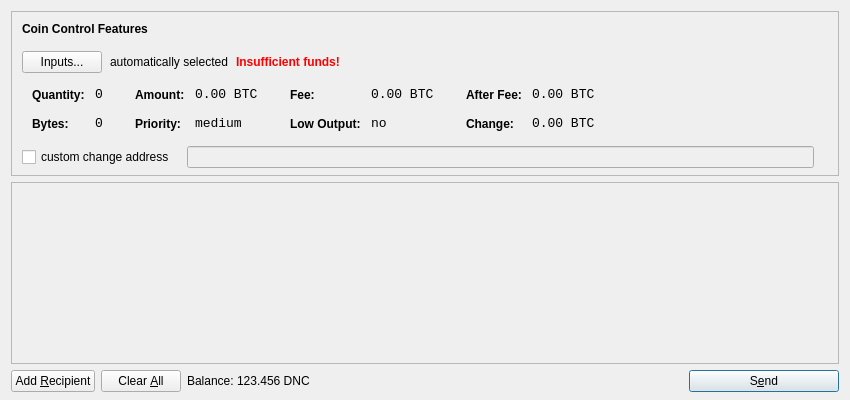
<?xml version="1.0" encoding="UTF-8"?>
<ui version="4.0">
 <class>SendCoinsDialog</class>
 <widget class="QDialog" name="SendCoinsDialog">
  <property name="geometry">
   <rect>
    <x>0</x>
    <y>0</y>
    <width>850</width>
    <height>400</height>
   </rect>
  </property>
  <property name="windowTitle">
   <string>Send Coins</string>
  </property>
  <layout class="QVBoxLayout" name="verticalLayout" stretch="0,1,0">
   <property name="bottomMargin">
    <number>8</number>
   </property>
   <item>
    <widget class="QFrame" name="frameCoinControl">
     <property name="sizePolicy">
      <sizepolicy hsizetype="Expanding" vsizetype="Expanding">
       <horstretch>0</horstretch>
       <verstretch>0</verstretch>
      </sizepolicy>
     </property>
     <property name="maximumSize">
      <size>
       <width>16777215</width>
       <height>16777215</height>
      </size>
     </property>
     <property name="frameShape">
      <enum>QFrame::StyledPanel</enum>
     </property>
     <property name="frameShadow">
      <enum>QFrame::Sunken</enum>
     </property>
     <layout class="QVBoxLayout" name="verticalLayoutCoinControl2">
      <property name="spacing">
       <number>-1</number>
      </property>
      <property name="leftMargin">
       <number>0</number>
      </property>
      <property name="topMargin">
       <number>0</number>
      </property>
      <property name="rightMargin">
       <number>0</number>
      </property>
      <property name="bottomMargin">
       <number>6</number>
      </property>
      <item>
       <layout class="QVBoxLayout" name="verticalLayoutCoinControl" stretch="0,0,0,0,1">
        <property name="spacing">
         <number>0</number>
        </property>
        <property name="leftMargin">
         <number>10</number>
        </property>
        <property name="topMargin">
         <number>10</number>
        </property>
        <item>
         <layout class="QHBoxLayout" name="horizontalLayoutCoinControl1">
          <property name="bottomMargin">
           <number>15</number>
          </property>
          <item>
           <widget class="QLabel" name="labelCoinControlFeatures">
            <property name="sizePolicy">
             <sizepolicy hsizetype="Preferred" vsizetype="Maximum">
              <horstretch>0</horstretch>
              <verstretch>0</verstretch>
             </sizepolicy>
            </property>
            <property name="font">
             <font>
              <weight>75</weight>
              <bold>true</bold>
             </font>
            </property>
            <property name="styleSheet">
             <string notr="true">font-weight:bold;</string>
            </property>
            <property name="text">
             <string>Coin Control Features</string>
            </property>
           </widget>
          </item>
         </layout>
        </item>
        <item>
         <layout class="QHBoxLayout" name="horizontalLayoutCoinControl2" stretch="0,0,0,0">
          <property name="spacing">
           <number>8</number>
          </property>
          <property name="bottomMargin">
           <number>10</number>
          </property>
          <item>
           <widget class="QPushButton" name="pushButtonCoinControl">
            <property name="styleSheet">
             <string notr="true"/>
            </property>
            <property name="text">
             <string>Inputs...</string>
            </property>
           </widget>
          </item>
          <item>
           <widget class="QLabel" name="labelCoinControlAutomaticallySelected">
            <property name="text">
             <string>automatically selected</string>
            </property>
            <property name="margin">
             <number>5</number>
            </property>
           </widget>
          </item>
          <item>
           <widget class="QLabel" name="labelCoinControlInsuffFunds">
            <property name="font">
             <font>
              <weight>75</weight>
              <bold>true</bold>
             </font>
            </property>
            <property name="styleSheet">
             <string notr="true">color:red;font-weight:bold;</string>
            </property>
            <property name="text">
             <string>Insufficient funds!</string>
            </property>
            <property name="margin">
             <number>5</number>
            </property>
           </widget>
          </item>
          <item>
           <spacer name="horizontalSpacerCoinControl">
            <property name="orientation">
             <enum>Qt::Horizontal</enum>
            </property>
            <property name="sizeHint" stdset="0">
             <size>
              <width>40</width>
              <height>1</height>
             </size>
            </property>
           </spacer>
          </item>
         </layout>
        </item>
        <item>
         <widget class="QWidget" name="widgetCoinControl" native="true">
          <property name="sizePolicy">
           <sizepolicy hsizetype="Preferred" vsizetype="Preferred">
            <horstretch>0</horstretch>
            <verstretch>0</verstretch>
           </sizepolicy>
          </property>
          <property name="minimumSize">
           <size>
            <width>0</width>
            <height>0</height>
           </size>
          </property>
          <property name="styleSheet">
           <string notr="true"/>
          </property>
          <layout class="QHBoxLayout" name="horizontalLayoutCoinControl5">
           <property name="margin">
            <number>0</number>
           </property>
           <item>
            <layout class="QHBoxLayout" name="horizontalLayoutCoinControl3" stretch="0,0,0,1">
             <property name="spacing">
              <number>20</number>
             </property>
             <property name="topMargin">
              <number>0</number>
             </property>
             <property name="bottomMargin">
              <number>10</number>
             </property>
             <item>
              <layout class="QFormLayout" name="formLayoutCoinControl1">
               <property name="horizontalSpacing">
                <number>10</number>
               </property>
               <property name="verticalSpacing">
                <number>14</number>
               </property>
               <property name="leftMargin">
                <number>10</number>
               </property>
               <property name="topMargin">
                <number>4</number>
               </property>
               <property name="rightMargin">
                <number>6</number>
               </property>
               <item row="0" column="0">
                <widget class="QLabel" name="labelCoinControlQuantityText">
                 <property name="styleSheet">
                  <string notr="true">font-weight:bold;</string>
                 </property>
                 <property name="text">
                  <string>Quantity:</string>
                 </property>
                 <property name="margin">
                  <number>0</number>
                 </property>
                </widget>
               </item>
               <item row="0" column="1">
                <widget class="QLabel" name="labelCoinControlQuantity">
                 <property name="font">
                  <font>
                   <family>Monospace</family>
                   <pointsize>10</pointsize>
                  </font>
                 </property>
                 <property name="cursor">
                  <cursorShape>IBeamCursor</cursorShape>
                 </property>
                 <property name="contextMenuPolicy">
                  <enum>Qt::ActionsContextMenu</enum>
                 </property>
                 <property name="text">
                  <string notr="true">0</string>
                 </property>
                 <property name="margin">
                  <number>0</number>
                 </property>
                 <property name="textInteractionFlags">
                  <set>Qt::LinksAccessibleByMouse|Qt::TextSelectableByKeyboard|Qt::TextSelectableByMouse</set>
                 </property>
                </widget>
               </item>
               <item row="1" column="0">
                <widget class="QLabel" name="labelCoinControlBytesText">
                 <property name="styleSheet">
                  <string notr="true">font-weight:bold;</string>
                 </property>
                 <property name="text">
                  <string>Bytes:</string>
                 </property>
                </widget>
               </item>
               <item row="1" column="1">
                <widget class="QLabel" name="labelCoinControlBytes">
                 <property name="font">
                  <font>
                   <family>Monospace</family>
                   <pointsize>10</pointsize>
                  </font>
                 </property>
                 <property name="cursor">
                  <cursorShape>IBeamCursor</cursorShape>
                 </property>
                 <property name="contextMenuPolicy">
                  <enum>Qt::ActionsContextMenu</enum>
                 </property>
                 <property name="text">
                  <string notr="true">0</string>
                 </property>
                 <property name="textInteractionFlags">
                  <set>Qt::LinksAccessibleByMouse|Qt::TextSelectableByKeyboard|Qt::TextSelectableByMouse</set>
                 </property>
                </widget>
               </item>
              </layout>
             </item>
             <item>
              <layout class="QFormLayout" name="formLayoutCoinControl2">
               <property name="horizontalSpacing">
                <number>10</number>
               </property>
               <property name="verticalSpacing">
                <number>14</number>
               </property>
               <property name="leftMargin">
                <number>6</number>
               </property>
               <property name="topMargin">
                <number>4</number>
               </property>
               <property name="rightMargin">
                <number>6</number>
               </property>
               <item row="0" column="0">
                <widget class="QLabel" name="labelCoinControlAmountText">
                 <property name="styleSheet">
                  <string notr="true">font-weight:bold;</string>
                 </property>
                 <property name="text">
                  <string>Amount:</string>
                 </property>
                 <property name="margin">
                  <number>0</number>
                 </property>
                </widget>
               </item>
               <item row="0" column="1">
                <widget class="QLabel" name="labelCoinControlAmount">
                 <property name="font">
                  <font>
                   <family>Monospace</family>
                   <pointsize>10</pointsize>
                  </font>
                 </property>
                 <property name="cursor">
                  <cursorShape>IBeamCursor</cursorShape>
                 </property>
                 <property name="contextMenuPolicy">
                  <enum>Qt::ActionsContextMenu</enum>
                 </property>
                 <property name="text">
                  <string notr="true">0.00 BTC</string>
                 </property>
                 <property name="textInteractionFlags">
                  <set>Qt::LinksAccessibleByMouse|Qt::TextSelectableByKeyboard|Qt::TextSelectableByMouse</set>
                 </property>
                </widget>
               </item>
               <item row="1" column="0">
                <widget class="QLabel" name="labelCoinControlPriorityText">
                 <property name="styleSheet">
                  <string notr="true">font-weight:bold;</string>
                 </property>
                 <property name="text">
                  <string>Priority:</string>
                 </property>
                </widget>
               </item>
               <item row="1" column="1">
                <widget class="QLabel" name="labelCoinControlPriority">
                 <property name="font">
                  <font>
                   <family>Monospace</family>
                   <pointsize>10</pointsize>
                  </font>
                 </property>
                 <property name="cursor">
                  <cursorShape>IBeamCursor</cursorShape>
                 </property>
                 <property name="contextMenuPolicy">
                  <enum>Qt::ActionsContextMenu</enum>
                 </property>
                 <property name="text">
                  <string>medium</string>
                 </property>
                 <property name="textInteractionFlags">
                  <set>Qt::LinksAccessibleByMouse|Qt::TextSelectableByKeyboard|Qt::TextSelectableByMouse</set>
                 </property>
                </widget>
               </item>
              </layout>
             </item>
             <item>
              <layout class="QFormLayout" name="formLayoutCoinControl3">
               <property name="horizontalSpacing">
                <number>10</number>
               </property>
               <property name="verticalSpacing">
                <number>14</number>
               </property>
               <property name="leftMargin">
                <number>6</number>
               </property>
               <property name="topMargin">
                <number>4</number>
               </property>
               <property name="rightMargin">
                <number>6</number>
               </property>
               <item row="0" column="0">
                <widget class="QLabel" name="labelCoinControlFeeText">
                 <property name="styleSheet">
                  <string notr="true">font-weight:bold;</string>
                 </property>
                 <property name="text">
                  <string>Fee:</string>
                 </property>
                 <property name="margin">
                  <number>0</number>
                 </property>
                </widget>
               </item>
               <item row="0" column="1">
                <widget class="QLabel" name="labelCoinControlFee">
                 <property name="font">
                  <font>
                   <family>Monospace</family>
                   <pointsize>10</pointsize>
                  </font>
                 </property>
                 <property name="cursor">
                  <cursorShape>IBeamCursor</cursorShape>
                 </property>
                 <property name="contextMenuPolicy">
                  <enum>Qt::ActionsContextMenu</enum>
                 </property>
                 <property name="text">
                  <string notr="true">0.00 BTC</string>
                 </property>
                 <property name="textInteractionFlags">
                  <set>Qt::LinksAccessibleByMouse|Qt::TextSelectableByKeyboard|Qt::TextSelectableByMouse</set>
                 </property>
                </widget>
               </item>
               <item row="1" column="0">
                <widget class="QLabel" name="labelCoinControlLowOutputText">
                 <property name="styleSheet">
                  <string notr="true">font-weight:bold;</string>
                 </property>
                 <property name="text">
                  <string>Low Output:</string>
                 </property>
                </widget>
               </item>
               <item row="1" column="1">
                <widget class="QLabel" name="labelCoinControlLowOutput">
                 <property name="font">
                  <font>
                   <family>Monospace</family>
                   <pointsize>10</pointsize>
                  </font>
                 </property>
                 <property name="cursor">
                  <cursorShape>IBeamCursor</cursorShape>
                 </property>
                 <property name="contextMenuPolicy">
                  <enum>Qt::ActionsContextMenu</enum>
                 </property>
                 <property name="text">
                  <string>no</string>
                 </property>
                 <property name="textInteractionFlags">
                  <set>Qt::LinksAccessibleByMouse|Qt::TextSelectableByKeyboard|Qt::TextSelectableByMouse</set>
                 </property>
                </widget>
               </item>
              </layout>
             </item>
             <item>
              <layout class="QFormLayout" name="formLayoutCoinControl4">
               <property name="horizontalSpacing">
                <number>10</number>
               </property>
               <property name="verticalSpacing">
                <number>14</number>
               </property>
               <property name="leftMargin">
                <number>6</number>
               </property>
               <property name="topMargin">
                <number>4</number>
               </property>
               <property name="rightMargin">
                <number>6</number>
               </property>
               <item row="0" column="0">
                <widget class="QLabel" name="labelCoinControlAfterFeeText">
                 <property name="styleSheet">
                  <string notr="true">font-weight:bold;</string>
                 </property>
                 <property name="text">
                  <string>After Fee:</string>
                 </property>
                 <property name="margin">
                  <number>0</number>
                 </property>
                </widget>
               </item>
               <item row="0" column="1">
                <widget class="QLabel" name="labelCoinControlAfterFee">
                 <property name="font">
                  <font>
                   <family>Monospace</family>
                   <pointsize>10</pointsize>
                  </font>
                 </property>
                 <property name="cursor">
                  <cursorShape>IBeamCursor</cursorShape>
                 </property>
                 <property name="contextMenuPolicy">
                  <enum>Qt::ActionsContextMenu</enum>
                 </property>
                 <property name="text">
                  <string notr="true">0.00 BTC</string>
                 </property>
                 <property name="textInteractionFlags">
                  <set>Qt::LinksAccessibleByMouse|Qt::TextSelectableByKeyboard|Qt::TextSelectableByMouse</set>
                 </property>
                </widget>
               </item>
               <item row="1" column="0">
                <widget class="QLabel" name="labelCoinControlChangeText">
                 <property name="styleSheet">
                  <string notr="true">font-weight:bold;</string>
                 </property>
                 <property name="text">
                  <string>Change:</string>
                 </property>
                </widget>
               </item>
               <item row="1" column="1">
                <widget class="QLabel" name="labelCoinControlChange">
                 <property name="font">
                  <font>
                   <family>Monospace</family>
                   <pointsize>10</pointsize>
                  </font>
                 </property>
                 <property name="cursor">
                  <cursorShape>IBeamCursor</cursorShape>
                 </property>
                 <property name="contextMenuPolicy">
                  <enum>Qt::ActionsContextMenu</enum>
                 </property>
                 <property name="text">
                  <string notr="true">0.00 BTC</string>
                 </property>
                 <property name="textInteractionFlags">
                  <set>Qt::LinksAccessibleByMouse|Qt::TextSelectableByKeyboard|Qt::TextSelectableByMouse</set>
                 </property>
                </widget>
               </item>
              </layout>
             </item>
            </layout>
           </item>
          </layout>
         </widget>
        </item>
        <item>
         <layout class="QHBoxLayout" name="horizontalLayoutCoinControl4" stretch="0,0,0">
          <property name="spacing">
           <number>12</number>
          </property>
          <property name="sizeConstraint">
           <enum>QLayout::SetDefaultConstraint</enum>
          </property>
          <property name="topMargin">
           <number>5</number>
          </property>
          <property name="rightMargin">
           <number>5</number>
          </property>
          <item>
           <widget class="QCheckBox" name="checkBoxCoinControlChange">
            <property name="text">
             <string>custom change address</string>
            </property>
           </widget>
          </item>
          <item>
           <widget class="QLineEdit" name="lineEditCoinControlChange">
            <property name="enabled">
             <bool>false</bool>
            </property>
            <property name="sizePolicy">
             <sizepolicy hsizetype="Expanding" vsizetype="Fixed">
              <horstretch>0</horstretch>
              <verstretch>0</verstretch>
             </sizepolicy>
            </property>
           </widget>
          </item>
          <item>
           <widget class="QLabel" name="labelCoinControlChangeLabel">
            <property name="sizePolicy">
             <sizepolicy hsizetype="Preferred" vsizetype="Expanding">
              <horstretch>0</horstretch>
              <verstretch>0</verstretch>
             </sizepolicy>
            </property>
            <property name="minimumSize">
             <size>
              <width>0</width>
              <height>0</height>
             </size>
            </property>
            <property name="text">
             <string/>
            </property>
            <property name="margin">
             <number>3</number>
            </property>
           </widget>
          </item>
         </layout>
        </item>
        <item>
         <spacer name="verticalSpacerCoinControl">
          <property name="orientation">
           <enum>Qt::Vertical</enum>
          </property>
          <property name="sizeHint" stdset="0">
           <size>
            <width>800</width>
            <height>1</height>
           </size>
          </property>
         </spacer>
        </item>
       </layout>
      </item>
     </layout>
    </widget>
   </item>
   <item>
    <widget class="QScrollArea" name="scrollArea">
     <property name="widgetResizable">
      <bool>true</bool>
     </property>
     <widget class="QWidget" name="scrollAreaWidgetContents">
      <property name="geometry">
       <rect>
        <x>0</x>
        <y>0</y>
        <width>830</width>
        <height>165</height>
       </rect>
      </property>
      <layout class="QVBoxLayout" name="verticalLayout_2">
       <property name="margin">
        <number>0</number>
       </property>
       <item>
        <layout class="QVBoxLayout" name="entries">
         <property name="spacing">
          <number>6</number>
         </property>
        </layout>
       </item>
       <item>
        <spacer name="verticalSpacer">
         <property name="orientation">
          <enum>Qt::Vertical</enum>
         </property>
         <property name="sizeHint" stdset="0">
          <size>
           <width>20</width>
           <height>40</height>
          </size>
         </property>
        </spacer>
       </item>
      </layout>
     </widget>
    </widget>
   </item>
   <item>
    <layout class="QHBoxLayout" name="horizontalLayout">
     <item>
      <widget class="QPushButton" name="addButton">
       <property name="toolTip">
        <string>Send to multiple recipients at once</string>
       </property>
       <property name="text">
        <string>Add &amp;Recipient</string>
       </property>
       <property name="icon">
        <iconset resource="../bitcoin.qrc">
         <normaloff>:/icons/add</normaloff>:/icons/add</iconset>
       </property>
       <property name="autoDefault">
        <bool>false</bool>
       </property>
      </widget>
     </item>
     <item>
      <widget class="QPushButton" name="clearButton">
       <property name="sizePolicy">
        <sizepolicy hsizetype="Minimum" vsizetype="Fixed">
         <horstretch>0</horstretch>
         <verstretch>0</verstretch>
        </sizepolicy>
       </property>
       <property name="toolTip">
        <string>Remove all transaction fields</string>
       </property>
       <property name="text">
        <string>Clear &amp;All</string>
       </property>
       <property name="icon">
        <iconset resource="../bitcoin.qrc">
         <normaloff>:/icons/remove</normaloff>:/icons/remove</iconset>
       </property>
       <property name="autoRepeatDelay">
        <number>300</number>
       </property>
       <property name="autoDefault">
        <bool>false</bool>
       </property>
      </widget>
     </item>
     <item>
      <layout class="QHBoxLayout" name="horizontalLayout_2">
       <property name="spacing">
        <number>3</number>
       </property>
       <item>
        <widget class="QLabel" name="label">
         <property name="text">
          <string>Balance:</string>
         </property>
        </widget>
       </item>
       <item>
        <widget class="QLabel" name="labelBalance">
         <property name="cursor">
          <cursorShape>IBeamCursor</cursorShape>
         </property>
         <property name="text">
          <string>123.456 DNC</string>
         </property>
         <property name="textInteractionFlags">
          <set>Qt::LinksAccessibleByMouse|Qt::TextSelectableByKeyboard|Qt::TextSelectableByMouse</set>
         </property>
        </widget>
       </item>
      </layout>
     </item>
     <item>
      <spacer name="horizontalSpacer">
       <property name="orientation">
        <enum>Qt::Horizontal</enum>
       </property>
       <property name="sizeHint" stdset="0">
        <size>
         <width>40</width>
         <height>20</height>
        </size>
       </property>
      </spacer>
     </item>
     <item>
      <widget class="QPushButton" name="sendButton">
       <property name="minimumSize">
        <size>
         <width>150</width>
         <height>0</height>
        </size>
       </property>
       <property name="toolTip">
        <string>Confirm the send action</string>
       </property>
       <property name="text">
        <string>S&amp;end</string>
       </property>
       <property name="icon">
        <iconset resource="../bitcoin.qrc">
         <normaloff>:/icons/send</normaloff>:/icons/send</iconset>
       </property>
       <property name="default">
        <bool>true</bool>
       </property>
      </widget>
     </item>
    </layout>
   </item>
  </layout>
 </widget>
 <resources>
  <include location="../bitcoin.qrc"/>
 </resources>
 <connections/>
</ui>
